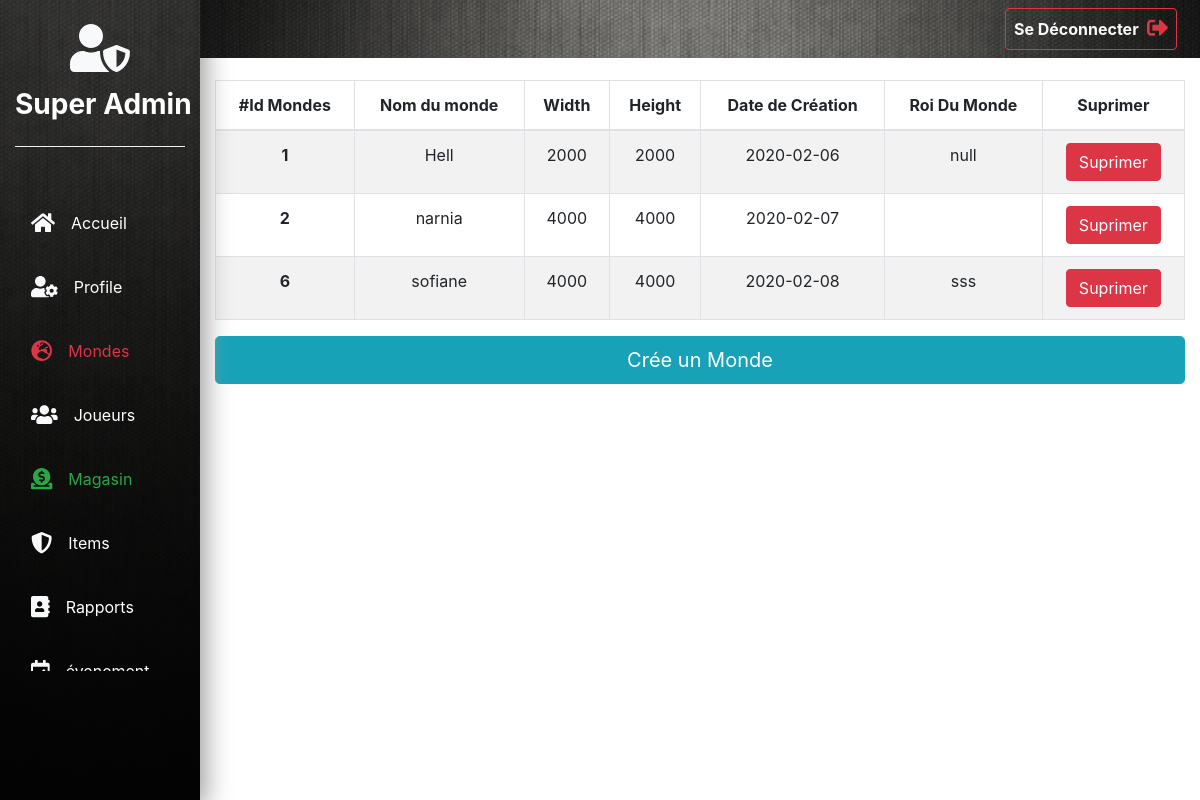
/admin-super/mondes.php, run on the app's committed database.
### tables this page shows
CREATE TABLE IF NOT EXISTS `monde` (
  `ID_Mond` int(30) NOT NULL AUTO_INCREMENT,
  `Nom_Mond` varchar(20) NOT NULL,
  `Width` int(10) NOT NULL,
  `Height` int(10) NOT NULL,
  `date_de_creation` date DEFAULT NULL,
  `Roi_Mond` varchar(15) DEFAULT NULL,
  `ID_Dev` int(2) DEFAULT NULL,
  PRIMARY KEY (`ID_Mond`),
  KEY `ID_Dev` (`ID_Dev`)
);

### php/class_monde.php (called while the page is built, shortened)
<?php include "databaseobject.class.php" ?>
<?php
  class Monde extends DatabaseObject {
    static  public function count_all_mondes(){
        $sql = "SELECT COUNT(*) as total FROM monde " ;
        $result = self::$database->query($sql);
        $row = $result->fetch_array();
        return array_shift($row);
      }
  }
 ?>

### php/pagination.class.php (called while the page is built, shortened)
<?php
class Pagination {
  public $current_page;
  public $per_page;
  public function __construct($page=1, $per_page=20, $total_count=0) {
    $this->current_page = (int) $page;
    $this->per_page = (int) $per_page;
  }
  public function offset() {
    return $this->per_page * ($this->current_page - 1);
  }
}
?>

### php/databaseobject.class.php (called while the page is built, shortened)
<?php
class DatabaseObject {
  static protected $database='ancient_time_db';
  static public function set_database($database) {
    self::$database = $database;
  }
  static public function query($sql){
    $result = self::$database->query($sql);
    return $result;
  }
}
?>

### php/function.php (called while the page is built, shortened)
<?php
function h($string="") {
  return htmlspecialchars($string);
}

### admin-super/mondes.php (the view, shortened to what this page needs)
<?php include "../php/class_monde.php" ?>
<?php include "../php/pagination.class.php" ?>
<?php include "../php/function.php" ?>
<?php
  $current_page = $_GET['page'] ?? 1;
  $per_page = 5;
  $total_count = Monde::count_all_mondes();
  $pagination = new Pagination($current_page, $per_page, $total_count);
  $sql = "SELECT * FROM monde";
  $sql .= " LIMIT {$per_page} ";
  $sql .= "OFFSET {$pagination->offset()}";
  $mondes = Monde::query($sql);
 ?>
<!DOCTYPE html>
<html lang="en" dir="ltr">
  <head>
    <link rel="stylesheet" href="../css/style_admin.css">
    <link rel="stylesheet" href="../bootstrap/css/bootstrap.min.css">
  </head>
  <body>
    <?php
    include'../html/admin-super/navbar.php'
      ?>
      <section>
        <section>
        <div class="container-fluid ">
          <div class="row">
            <div class="col-xl-10 col-lg-9 col-md-8 ml-auto">
              <div class="row pt-md-5 mt-md-3 mb-5">
                <div class="col">
                  <table class="table table-striped table-bordered text-center table-responsive-md">
                    <thead>
                      <tr>
                        <th scope="col">#Id Mondes</th>
                        <th scope="col">Nom du monde</th>
                        <th scope="col">Width</th>
                        <th scope="col">Height</th>
                        <th scope="col">Date de Création</th>
                        <th scope="col">Roi Du Monde</th>
                        <th scope="col" class="text-center">Suprimer</th>
                      </tr>
                    </thead>
                    <tbody>
                      <?php
                      $cpt=0;
                      ?>
                      <?php   while(($row = $mondes->fetch_assoc()) && ($cpt < $per_page))
                      { $cpt += 1;  ?>
                      <tr>
                        <th scope="row"><?php echo h($row['ID_Mond']); ?></th>
                        <td><?php echo h($row['Nom_Mond']); ?></td>
                        <td><?php echo h($row['Width']); ?></td>
                        <td><?php echo h($row['Height']); ?></td>
                        <td><?php echo h($row['date_de_creation']);
                         ?></td>
                         <td><?php echo h($row['Roi_Mond']); ?></td>
                        <td class="text-center  text-light"><a href="suprimermonde.php?ID_Mond=<?php echo ($row['ID_Mond']);?>" name="button" class="btn btn-danger" >Suprimer</a>
                      </tr>
                      <?php }?>
                    </tbody>
                 </table>
               </div>
                 <div class="col-md-12">
                     <a  class="btn btn-info btn-lg col mb-3" href="ajouterMonde.php">Crée un Monde</a>
                 </div>
            </div>
          </div>
        </div>
      </section>
  </body>
</html>

### css/style_admin.css (style rules this page uses)
body { font-family: 'Montserrat', sans-serif; background-color: #eee; }

### data on the page
monde: ID_Mond "1", Nom_Mond "Hell", Width "2000", Height "2000", date_de_creation "2020-02-06", Roi_Mond "null"
monde: ID_Mond "2", Nom_Mond "narnia", Width "4000", Height "4000", date_de_creation "2020-02-07"
monde: ID_Mond "6", Nom_Mond "sofiane", Width "4000", Height "4000", date_de_creation "2020-02-08", Roi_Mond "sss"
